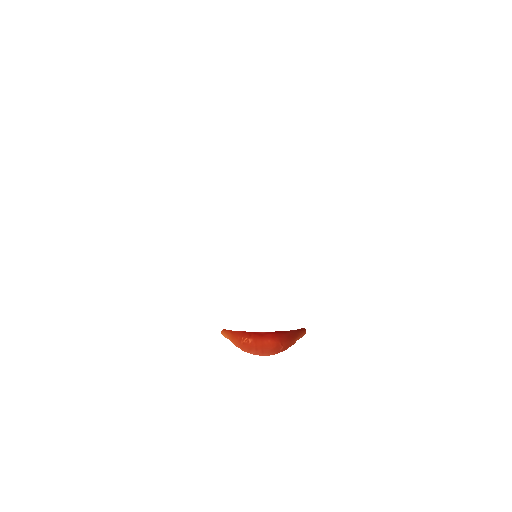
#> input picture image_folder/crop_facial_parts/source.png, 512 x 512 px
$ python merge.py
#> lines starting #> are read from the running program, lines starting #| are printed output that depends on the picture
#> further down, source is the input picture: shape (512, 512, 3); mean B, G, R 253.7, 253.9, 254.5
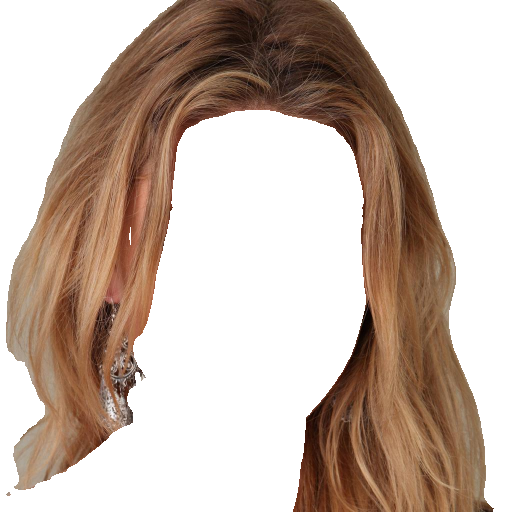
#> input picture image_folder/crop_facial_parts/dest.png, 512 x 512 px
#> further down, destination is the input picture: shape (512, 512, 3); mean B, G, R 171.3, 182.4, 199.5
### reinhard_color_transfer.py
'''
Author : ZJ

Color Transfer Algorithm

'''
# ============================================================================================================================
# REINHARD COLOR TRANSFER METHOD
#
#
# ----------------------------------
#  STEPS FOR ALGORITHM             |
# ----------------------------------
#
# 1. Read source and destination image via OpenCV2
# 2. Get the mean and standard deviation of all(RGB) color space from both source and destination image
# 3. Split destination image into R,G,B color space
# 4. For each color space, do the following calculation :
#       RESULT = (DEST_COLOR_SPACE - DEST_COLOR_SPACE_MEAN)*(SRC_COLOR_SPACE_STD/DEST_COLOR_SPACE_STD) + SRC_COLOR_SPACE_MEAN
# 5. Combine the result color space R,G,B back into image and return the image
#
# ============================================================================================================================


# Import Modules
import numpy as np
import cv2

# ----------------------------------------------------------------------------------------------------------------------------
# FUNCTION PART
# ----------------------------------------------------------------------------------------------------------------------------

# Get the mean and standard deviation of respective color space of an image
def getColorSpaceMeanStdDev(image):

    # OpenCV2 function to get the mean and std dev
    x_mean,x_std = cv2.meanStdDev(image)

    # Split the array into respective color space var for easier usage
    r_mean, r_std = x_mean[0],x_std[0]
    g_mean, g_std = x_mean[1],x_std[1]
    b_mean, b_std = x_mean[2],x_std[2]

    return (r_mean, r_std, g_mean, g_std, b_mean, b_std)


# Main function to do the color transfer method from source image to destination image
def color_transfer(source, destination):

    # Convert source and destination image from BGR to RGB(for easier usage) and uint8 to float32(for doing calculation)
    source = cv2.cvtColor(source, cv2.COLOR_BGR2RGB).astype("float32")
    destination = cv2.cvtColor(destination, cv2.COLOR_BGR2RGB).astype("float32")

    # Get the mean and std dev of all color space from the source and destination images
    (r_mean_src, r_std_src, g_mean_src, g_std_src, b_mean_src, b_std_src) = getColorSpaceMeanStdDev(source)
#> in getColorSpaceMeanStdDev, `x_mean,x_std = cv2.meanStdDev(image)`: x_mean = [254.5, 253.9, 253.7]; x_std = [6.35, 15.03, 16.67]
#> in getColorSpaceMeanStdDev, `r_mean, r_std = x_mean[0],x_std[0]`: r_mean = [254.5]; r_std = [6.35]
#> in getColorSpaceMeanStdDev, `g_mean, g_std = x_mean[1],x_std[1]`: g_mean = [253.9]; g_std = [15.03]
#> in getColorSpaceMeanStdDev, `b_mean, b_std = x_mean[2],x_std[2]`: b_mean = [253.7]; b_std = [16.67]
#> r_mean_src = [254.5]; r_std_src = [6.35]; g_mean_src = [253.9]; g_std_src = [15.03]; b_mean_src = [253.7]; b_std_src = [16.67]
    (r_mean_dest, r_std_dest, g_mean_dest, g_std_dest, b_mean_dest, b_std_dest) = getColorSpaceMeanStdDev(destination)
#> r_mean_dest = [199.5]; r_std_dest = [67.28]; g_mean_dest = [182.4]; g_std_dest = [84.38]; b_mean_dest = [171.3]; b_std_dest = [95.5]

    # Split the destination image into respective color space(RGB)
    r, g, b = cv2.split(destination)
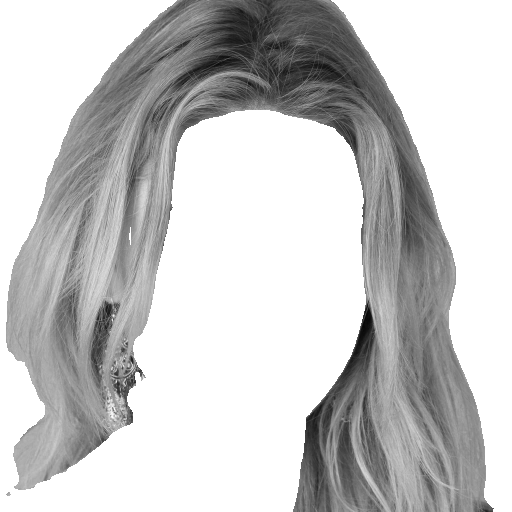
#> r: shape (512, 512) float32; min 6, max 255, mean 199.5
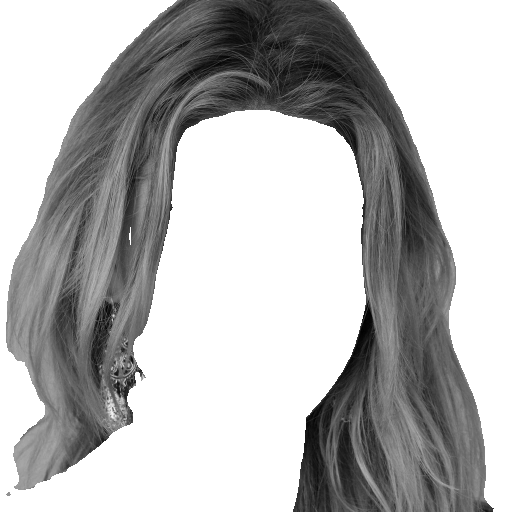
#> g: shape (512, 512) float32; min 1, max 255, mean 182.4
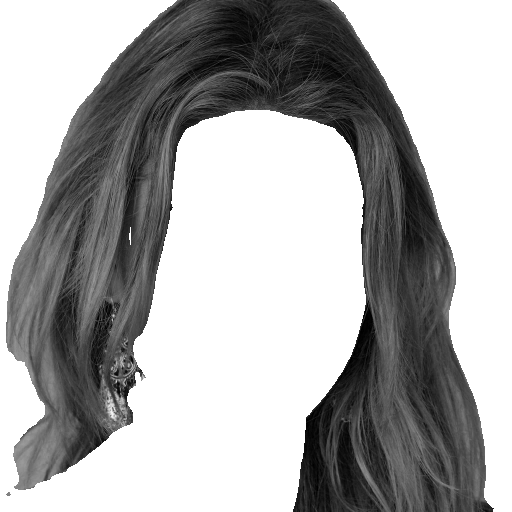
#> b: shape (512, 512) float32; min 0, max 255, mean 171.3

    # Formula
    # RESULT = (DEST_COLOR_SPACE - DEST_COLOR_SPACE_MEAN)*(SRC_COLOR_SPACE_STD/DEST_COLOR_SPACE_STD) + SRC_COLOR_SPACE_MEAN

    # Subtract by mean of destination image
    r -= r_mean_dest
    g -= g_mean_dest
    b -= b_mean_dest

    # Scale by the standard deviations
    r = (r_std_src / r_std_dest) * r
    g = (g_std_src / g_std_dest) * g
    b = (b_std_src / b_std_dest) * b

    # Add the source mean
    r += r_mean_src
    g += g_mean_src
    b += b_mean_src

    # Round the pixel intensity
    r = np.round(r)
    g = np.round(g)
    b = np.round(b)

    # Clip the pixel intensities to [0, 255] if they fall outside this range
    r = np.clip(r, 0, 255)
    g = np.clip(g, 0, 255)
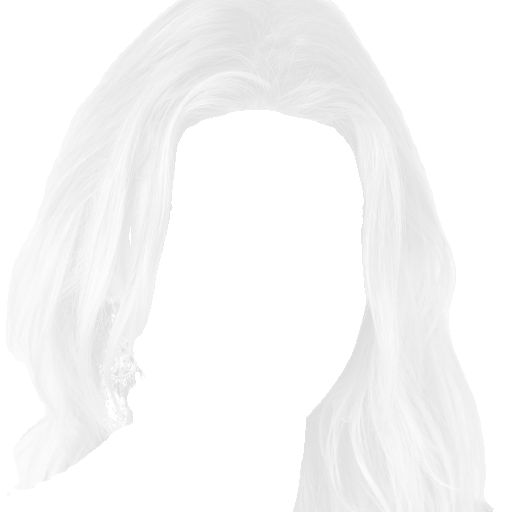
#> g: shape (512, 512) float64; min 222, max 255, mean 247.3
    b = np.clip(b, 0, 255)

    # Merge the color space back into image
    result = cv2.merge([r, g, b])
    # Convert float32 back to uint8 format and RGB to BGR
    result = cv2.cvtColor(result.astype("uint8"), cv2.COLOR_RGB2BGR)

    # Return the result image
    return result


# ----------------------------------------------------------------------------------------------------------------------------


# ----------------------------------------------------------------------------------------------------------------------------
# MAIN CODE
# ----------------------------------------------------------------------------------------------------------------------------


def color_transfer_method(source_img,dest_img):
    # *************CHANGE THE PATH TO THE IMAGE HERE****************
    # source_path = "./image_folder/crop_facial_parts/source.png"
    # dest_path = "./image_folder/crop_facial_parts/dest.png"
    # **************************************************************

    # (Step 1) Read the source and destination image via OpenCV2
    # source = cv2.imread(source_path)
    # destination = cv2.imread(dest_path)


    # (Step 2,3,4,5) Transfer the color from source to destination
    result = color_transfer(source_img, dest_img)

    # # Show the source and destination image
    # cv2.imshow("Source Image", source)
    # cv2.imshow("Destination Image", destination)
    # # Show the result image for verification
    # cv2.imshow("Output Image", result)

    # # Waits for user to press any key
    # # (This is necessary to avoid Python kernel form crashing)
    # cv2.waitKey(0)

    # # Closing all open windows(After the key is pressed)
    # cv2.destroyAllWindows()


    # Save the result image for report
    output_name = "output.png"
    path_r = "./image_folder/color_transferred_img/"
    cv2.imwrite(path_r+output_name,result)

    return result
# ----------------------------------------------------------------------------------------------------------------------------

# [7 lines that do not run on import are left out]

### merge.py
'''
Author : ZJ

Code for merging a image part back to the original image

'''
import cv2
import numpy as np
from reinhard_color_transfer import color_transfer_method


def crop_by_color(original_image, segmentation_mask, target_color):
    # Find pixels with the target color in the segmentation mask
    non_target_pixels = np.any(segmentation_mask != target_color, axis=-1)
    original_image[non_target_pixels]= [255,255,255]

    return original_image


def merge(img, img_parts, img_anno_path, result_save_path, target_color):

    segmentation_mask = cv2.imread(img_anno_path)
    mask_image = crop_by_color(img_parts, segmentation_mask, target_color)

    background_color = [255,255,255]
    non_target_pixels = np.any(mask_image != background_color, axis = -1)
    img[non_target_pixels] = mask_image[non_target_pixels]

    # cv2.imshow(f"Result Image ", img)
    # cv2.waitKey(0)
    # cv2.destroyAllWindows()
    img = cv2.resize(img, (512,512), interpolation = cv2.INTER_AREA)
    cv2.imwrite(result_save_path, img)

    return img

if __name__ == "__main__":

    source_path = "./image_folder/crop_facial_parts/source.png"
    dest_path = "./image_folder/crop_facial_parts/dest.png"
    source = cv2.imread(source_path)
    destination = cv2.imread(dest_path)
    img_parts = color_transfer_method(source, destination)

    img = cv2.imread("./image_folder/test-img/5.jpg")
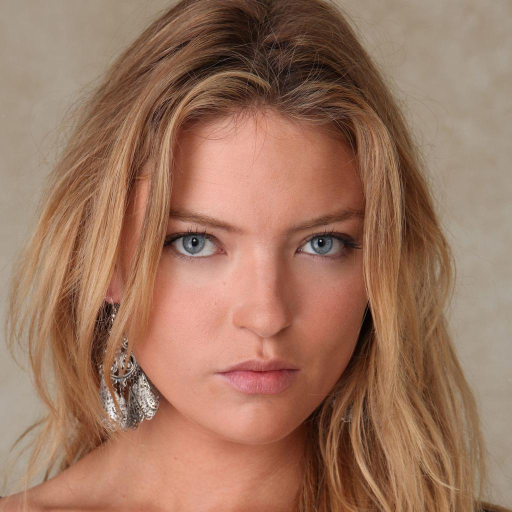
#> input picture image_folder/test-img/5.jpg, 1024 x 1024 px (shown at 1/2 size)
#> img is the input picture: shape (1024, 1024, 3); mean B, G, R 95, 116.5, 156.1
    img = cv2.resize(img, (512,512), interpolation = cv2.INTER_AREA)
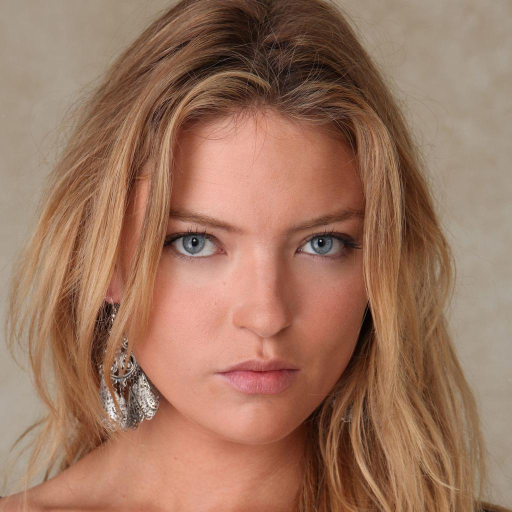
#> img: shape (512, 512, 3); mean B, G, R 95.2, 116.7, 156.2
#> (the run stopped early here; a loop or call above may not have finished)
